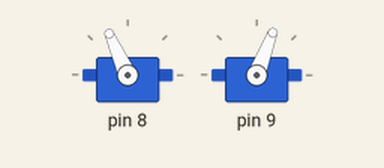
The sketch below on a simulated Arduino Uno, built with avr-gcc and run on an emulated ATmega328P. On the bench: 2 × servo.

Above: at 0.1 s.
At 8.9 s:
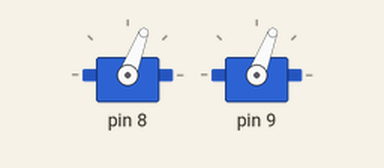
At 23.3 s:
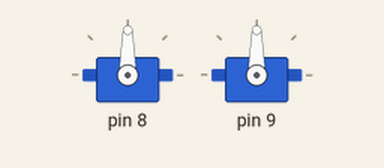
At 38.0 s:
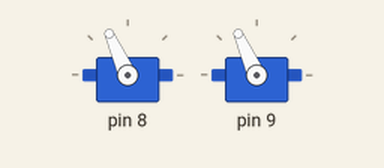
Timing chart, 0 to 40.0 s (numbered marks = the images above):
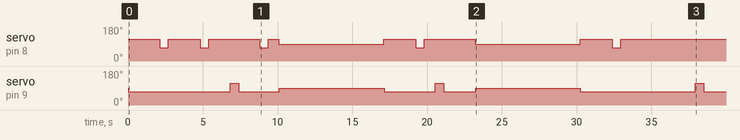

The sketch:

logistica.ino
```cpp
#include <Servo.h>

Servo servos[13];

/***   Global variables   ***/

/***   Function declaration   ***/
void parar ();
void girar90izq ();
void girar90drch ();
void avanzar ();
void giro3 ();

void setup()
{
  servos[8].attach(8);

  servos[9].attach(9);

}


void loop()
{
  avanzar();
  avanzar();
  avanzar();
  girar90drch();
  avanzar();
  avanzar();
  avanzar();
  girar90drch();
  avanzar();
  avanzar();
  girar90izq();
  avanzar();
  avanzar();
  girar90drch();
  avanzar();
  parar();
  avanzar();
  avanzar();
  avanzar();
  girar90drch();
  avanzar();
  girar90izq();
  avanzar();
  avanzar();
  avanzar();
  parar();
  avanzar();
  avanzar();
  avanzar();
  giro3();
  avanzar();
  avanzar();
  avanzar();
  avanzar();
  avanzar();
  avanzar();
  avanzar();
  girar90izq();
  avanzar();
  avanzar();
  avanzar();
  avanzar();
  avanzar();
  parar();

}

/***   Function definition   ***/
void parar () {
  servos[8].write(90);
  delay(10);
  servos[9].write(90);
  delay(10);
  delay(7000);
 }
void girar90izq () {
  servos[8].write(114);
  delay(10);
  servos[9].write(114);
  delay(10);
  delay(550);
 }
void girar90drch () {
  servos[8].write(69);
  delay(10);
  servos[9].write(69);
  delay(10);
  delay(550);
 }
void avanzar () {
  servos[8].write(114);
  delay(10);
  servos[9].write(69);
  delay(10);
  delay(690);
 }
void giro3 () {
  servos[8].write(69);
  delay(10);
  servos[9].write(69);
  delay(10);
  delay(550);
 }
```

Measured:
- by itself, servo on pin 8: 114° → 69° at 2.1 s, → 114° 0.57 s later, → 69° 2.1 s later, → 114° 0.57 s later, … (14 changes in this stretch)
- by itself, servo on pin 9: 90° → 69° at 0.01 s, → 114° 6.8 s later, → 69° 0.57 s later, → 90° 2.7 s later, … (11 changes in this stretch)
